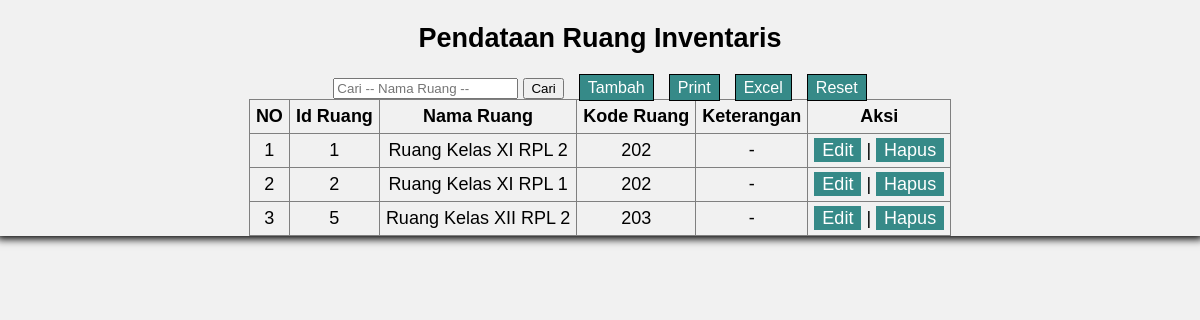
/admin/ruang/ruang_tampil.php, run on an earlier commit of the app's database.
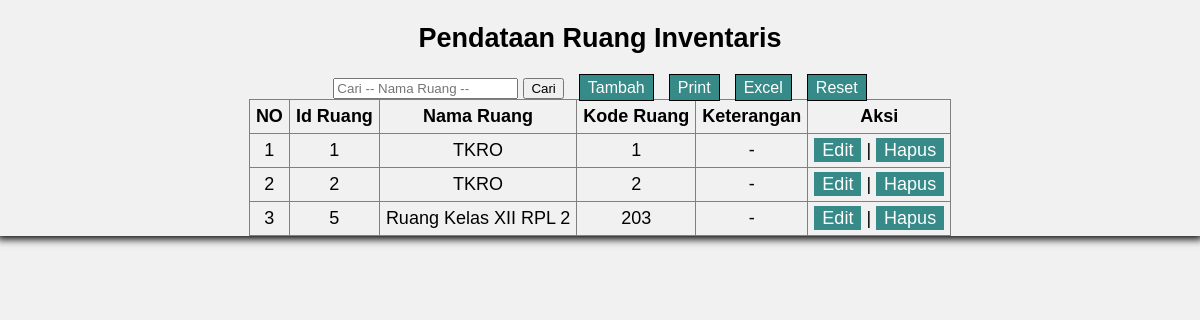
And on a later commit of the database.
### tables this page shows
CREATE TABLE `ruang` (
  `id_ruang` int(11) NOT NULL,
  `nama_ruang` text NOT NULL,
  `kode_ruang` int(11) NOT NULL,
  `keterangan` varchar(100) NOT NULL
);

### admin/ruang/ruang_tampil.php (the view, shortened to what this page needs)
<?php
	include_once("../conf/koneksi.php");
	$query= "SELECT * FROM ruang";
	$hasil = mysqli_query($conn, $query);
 ?>
 <!DOCTYPE html>
 <html>
 <head>
 	<link rel="stylesheet" type="text/css" href="../../css/foll.css">
 </head>
 <body>
 	<div class="ruang">
 	<center>
 		<h2>Pendataan Ruang Inventaris</h2>
 		<form action="" method="POST">
 			<input type="text" name="keywoard" placeholder="Cari -- Nama Ruang --" autofocus="">
 		<button name="cari" type="submit">Cari</button>
 		<a href="ruang/tambah_ruang.php">Tambah</a>
 		<a href="ruang/cetak_ruang.php" target="_blank">Print</a>
 		<a href="ruang/excel_ruang.php" target="_blank">Excel</a>
 		<a href="ruang/reset.php">Reset</a>
 		</form>
 		<table border="1" align="center">
 			<tr>
 				<th>NO</th>
 				<th>Id Ruang</th>
 				<th>Nama Ruang</th>
 				<th>Kode Ruang</th>
 				<th>Keterangan</th>
 				<th>Aksi</th>
 			</tr>
 			<?php
 				$nomor = 1;
 				while ($data = mysqli_fetch_array($hasil)) {
 					?>
 						<tr>
 							<td><?php echo $nomor; ?></td>
 							<td><?php echo $data['id_ruang']; ?></td>
 							<td><?php echo $data['nama_ruang']; ?></td>
 							<td><?php echo $data['kode_ruang']; ?></td>
 							<td><?php echo $data['keterangan']; ?></td>
 							<td>
 							<a class="a" href="ruang/edit_ruang.php?id= <?php echo $data['id_ruang']; ?>">Edit</a>  |
 							<a class="a" href="ruang/hapus_ruang.php?id= <?php echo $data['id_ruang'] ?>" onclick = "return confirm(Apakah Anda yakin ingin menghapus <?php echo $data['nama_ruang']; ?>)">Hapus</a>
 						</td>
 						</tr>
 					<?php $nomor++;
 				}
 			 ?>
 		</table>
 	</center>
 	</div>
 </body>
 </html>

What changed in the data, as far as the page shows it:
changed ruang id 1: nama_ruang "Ruang Kelas XI RPL 2" → "TKRO"; kode_ruang "202" → "1"
changed ruang id 2: nama_ruang "Ruang Kelas XI RPL 1" → "TKRO"; kode_ruang "202" → "2"
